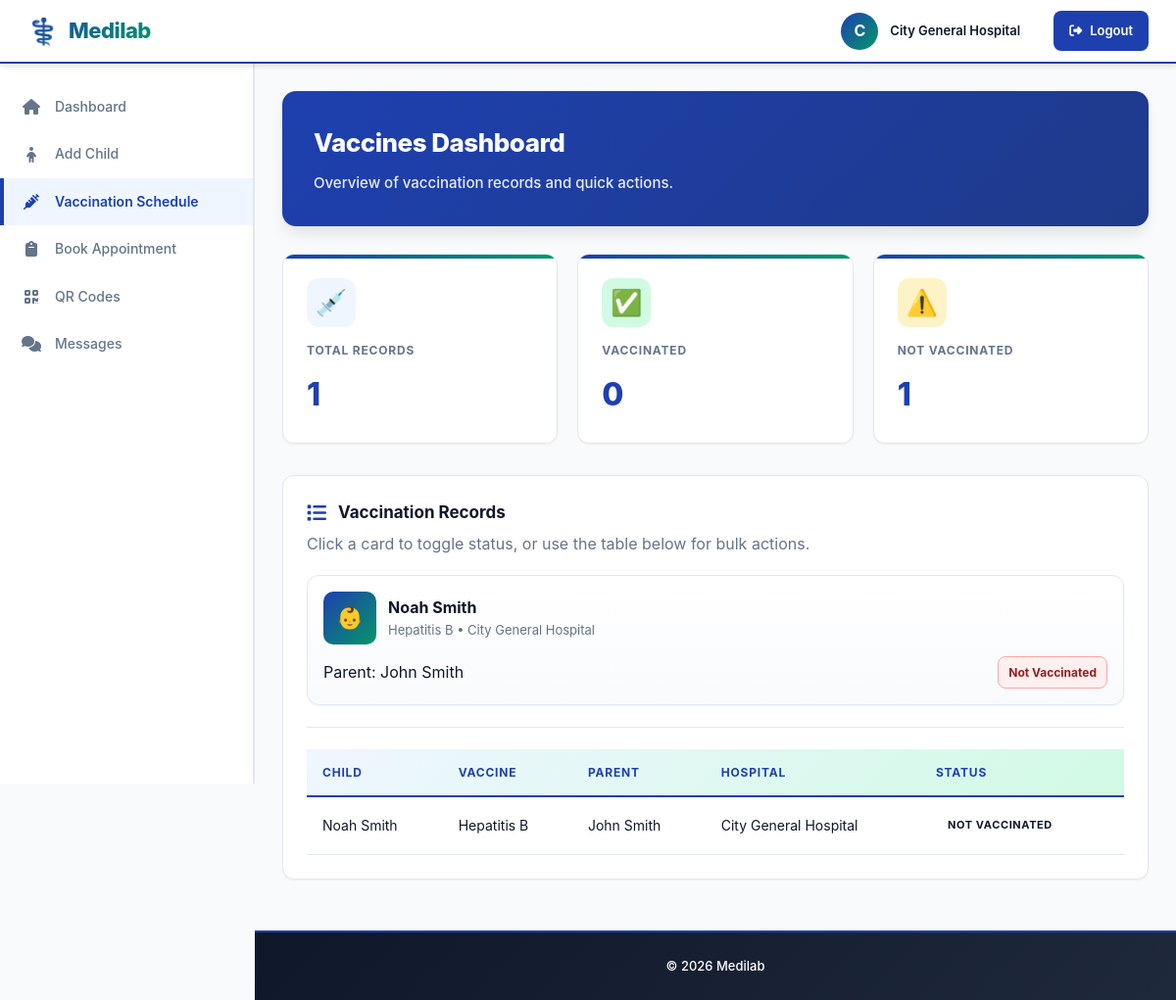
Screenshot of /forms/vaccines.php (signed in) with the database file from the repository.
### tables this page shows
CREATE TABLE IF NOT EXISTS bookings (
    id INT AUTO_INCREMENT PRIMARY KEY,
    parent_id INT NOT NULL,
    hospital_id INT NOT NULL,
    child_id INT NOT NULL,
    vaccine_type VARCHAR(50) NOT NULL,
    booking_date DATE NOT NULL,
    booking_time TIME NOT NULL,
    status ENUM('pending', 'approved', 'completed', 'cancelled') DEFAULT 'pending',
    notes TEXT,
    created_at TIMESTAMP DEFAULT CURRENT_TIMESTAMP,
    updated_at TIMESTAMP DEFAULT CURRENT_TIMESTAMP ON UPDATE CURRENT_TIMESTAMP,
    FOREIGN KEY (parent_id) REFERENCES parents(id) ON DELETE CASCADE,
    FOREIGN KEY (hospital_id) REFERENCES hospitals(id) ON DELETE CASCADE,
    FOREIGN KEY (child_id) REFERENCES children(id) ON DELETE CASCADE
);

CREATE TABLE IF NOT EXISTS children (
    id INT AUTO_INCREMENT PRIMARY KEY,
    parent_id INT NOT NULL,
    name VARCHAR(100) NOT NULL,
    date_of_birth DATE NOT NULL,
    gender ENUM('male', 'female', 'other') NOT NULL,
    created_at TIMESTAMP DEFAULT CURRENT_TIMESTAMP,
    updated_at TIMESTAMP DEFAULT CURRENT_TIMESTAMP ON UPDATE CURRENT_TIMESTAMP,
    FOREIGN KEY (parent_id) REFERENCES parents(id) ON DELETE CASCADE
);

CREATE TABLE IF NOT EXISTS vaccines (
    id INT AUTO_INCREMENT PRIMARY KEY,
    hospital_id INT NOT NULL,
    name VARCHAR(100) NOT NULL,
    type VARCHAR(50) NOT NULL,
    manufacturer VARCHAR(100),
    batch_number VARCHAR(50) UNIQUE NOT NULL,
    quantity INT NOT NULL DEFAULT 0,
    price DECIMAL(10,2) DEFAULT 0,
    expiry_date DATE NOT NULL,
    created_at TIMESTAMP DEFAULT CURRENT_TIMESTAMP,
    updated_at TIMESTAMP DEFAULT CURRENT_TIMESTAMP ON UPDATE CURRENT_TIMESTAMP,
    FOREIGN KEY (hospital_id) REFERENCES hospitals(id) ON DELETE CASCADE
);

CREATE TABLE IF NOT EXISTS hospitals (
    id INT AUTO_INCREMENT PRIMARY KEY,
    name VARCHAR(100) NOT NULL,
    email VARCHAR(100) UNIQUE NOT NULL,
    password VARCHAR(255) NOT NULL,
    phone VARCHAR(20),
    address TEXT,
    created_at TIMESTAMP DEFAULT CURRENT_TIMESTAMP,
    updated_at TIMESTAMP DEFAULT CURRENT_TIMESTAMP ON UPDATE CURRENT_TIMESTAMP
);

CREATE TABLE IF NOT EXISTS parents (
    id INT AUTO_INCREMENT PRIMARY KEY,
    name VARCHAR(100) NOT NULL,
    email VARCHAR(100) UNIQUE NOT NULL,
    password VARCHAR(255) NOT NULL,
    phone VARCHAR(20),
    created_at TIMESTAMP DEFAULT CURRENT_TIMESTAMP,
    updated_at TIMESTAMP DEFAULT CURRENT_TIMESTAMP ON UPDATE CURRENT_TIMESTAMP
);

### forms/vaccines.php (the view, shortened to what this page needs)
<?php
include_once __DIR__ . '/connection.php';
$user_id = $_SESSION['user_id'];
$user_role = $_SESSION['user_role'] ?? 'admin';
if ($user_role === 'admin') {
    $sql = "SELECT b.id as booking_id, c.name as child_name, v.name as vaccine_name,
            IF(vr.id IS NULL,'Not Vaccinated','Vaccinated') as status,
            p.name as parent_name, h.name as hospital_name
            FROM bookings b
            JOIN children c ON b.child_id=c.id
            JOIN parents p ON b.parent_id=p.id
            JOIN hospitals h ON b.hospital_id=h.id
            JOIN vaccines v ON v.name=b.vaccine_type AND v.hospital_id=b.hospital_id
            LEFT JOIN vaccination_records vr ON vr.booking_id=b.id";
} elseif ($user_role === 'hospital') {
    $sql = "SELECT b.id as booking_id, c.name as child_name, v.name as vaccine_name,
            IF(vr.id IS NULL,'Not Vaccinated','Vaccinated') as status,
            p.name as parent_name, h.name as hospital_name
            FROM bookings b
            JOIN children c ON b.child_id=c.id
            JOIN parents p ON b.parent_id=p.id
            JOIN hospitals h ON b.hospital_id=h.id
            JOIN vaccines v ON v.name=b.vaccine_type AND v.hospital_id=b.hospital_id
            LEFT JOIN vaccination_records vr ON vr.booking_id=b.id
            WHERE h.id=?";
}
$stmt = $conn->prepare($sql);
if ($user_role === 'hospital') $stmt->bind_param("i", $user_id);
$stmt->execute();
$result = $stmt->get_result();
$vaccine_data = $result->fetch_all(MYSQLI_ASSOC);
$total = count($vaccine_data);
$vaccinated = count(array_filter($vaccine_data, fn($v)=>$v['status']=='Vaccinated'));
$not_vaccinated = $total - $vaccinated;
?>
<!DOCTYPE html>
<html lang="en">
<head>
<?php $css_ver = file_exists(__DIR__ . '/parent.css') ? filemtime(__DIR__ . '/parent.css') : time(); ?>
<link rel="stylesheet" href="parent.css?v=<?php echo $css_ver; ?>">
<link rel="stylesheet" href="https://cdnjs.cloudflare.com/ajax/libs/font-awesome/6.4.2/css/all.min.css">
</head>
<body class="parent-page">
<header class="topbar">
    <div class="brand">Medilab</div>
    <div class="header-actions">
        <div class="header-profile">
            <div class="profile-avatar"><?php echo strtoupper(substr($_SESSION['user_name'] ?? ($_SESSION['name'] ?? 'U'),0,1)); ?></div>
            <div class="profile-name"><?php echo htmlspecialchars($_SESSION['user_name'] ?? ($_SESSION['name'] ?? 'User')); ?></div>
        </div>
        <a href="logout.php" class="logout-btn"><i class="fas fa-sign-out-alt"></i> Logout</a>
    </div>
</header>
<aside class="sidebar">
    <ul class="sidebar-menu">
        <li class="sidebar-menu-item"><a href="parent.php"><i class="fas fa-home"></i> Dashboard</a></li>
        <li class="sidebar-menu-item"><a href="add_child.php"><i class="fas fa-child"></i> Add Child</a></li>
        <li class="sidebar-menu-item"><a href="vaccines.php" class="active"><i class="fas fa-syringe"></i> Vaccination Schedule</a></li>
        <li class="sidebar-menu-item"><a href="appointment.php"><i class="fas fa-clipboard"></i> Book Appointment</a></li>
        <li class="sidebar-menu-item"><a href="generate_qr.php"><i class="fas fa-qrcode"></i> QR Codes</a></li>
        <li class="sidebar-menu-item"><a href="messages.php"><i class="fas fa-comments"></i> Messages</a></li>
    </ul>
</aside>
<main class="wrap">
    <section class="welcome-section">
        <h1>Vaccines Dashboard</h1>
        <p style="margin:0; opacity:0.9;">Overview of vaccination records and quick actions.</p>
    </section>
    <div class="stats-grid">
        <div class="stat-card">
            <div class="stat-icon blue">💉</div>
            <div class="stat-label">Total Records</div>
            <div class="stat-value"><?php echo $total; ?></div>
        </div>
        <div class="stat-card">
            <div class="stat-icon green">✅</div>
            <div class="stat-label">Vaccinated</div>
            <div class="stat-value"><?php echo $vaccinated; ?></div>
        </div>
        <div class="stat-card">
            <div class="stat-icon amber">⚠️</div>
            <div class="stat-label">Not Vaccinated</div>
            <div class="stat-value"><?php echo $not_vaccinated; ?></div>
        </div>
    </div>
    <div class="card">
        <h2 class="card-title"><i class="fas fa-list card-title-icon"></i> Vaccination Records</h2>
        <p style="color:var(--text-muted); margin-top:6px;">Click a card to toggle status, or use the table below for bulk actions.</p>
        <div class="vaccine-grid" style="margin-top:18px;">
            <?php foreach($vaccine_data as $v):
                $statusClass = $v['status']=='Vaccinated' ? 'vaccinated' : 'not-vaccinated';
            ?>
            <div class="vaccine-card" data-id="<?php echo $v['booking_id']; ?>" onclick="toggleStatusCard(this)">
                <div class="vaccine-top">
                    <div class="vaccine-icon">👶</div>
                    <div>
                        <div style="font-weight:700; color:var(--text-dark);"><?php echo htmlspecialchars($v['child_name']); ?></div>
                        <div style="font-size:13px; color:var(--text-muted);"><?php echo htmlspecialchars($v['vaccine_name']); ?> • <?php echo htmlspecialchars($v['hospital_name']); ?></div>
                    </div>
                </div>
                <div class="vaccine-bottom">
                    <div class="vaccine-parent">Parent: <?php echo htmlspecialchars($v['parent_name']); ?></div>
                    <div class="vaccine-status <?php echo $statusClass; ?>"><?php echo $v['status']; ?></div>
                </div>
            </div>
            <?php endforeach; ?>
        </div>
        <hr style="margin:22px 0; border:none; border-top:1px solid var(--border-light);">
        <table class="bookings-table">
            <thead>
                <tr>
                    <th>Child</th>
                    <th>Vaccine</th>
                    <th>Parent</th>
                    <th>Hospital</th>
                    <th>Status</th>
                </tr>
            </thead>
            <tbody>
                <?php foreach($vaccine_data as $v): ?>
                <tr>
                    <td><?php echo htmlspecialchars($v['child_name']); ?></td>
                    <td><?php echo htmlspecialchars($v['vaccine_name']); ?></td>
                    <td><?php echo htmlspecialchars($v['parent_name']); ?></td>
                    <td><?php echo htmlspecialchars($v['hospital_name']); ?></td>
                    <td><span class="badge <?php echo strtolower(str_replace(' ','-',$v['status'])); ?>"><?php echo $v['status']; ?></span></td>
                </tr>
                <?php endforeach; ?>
            </tbody>
        </table>
    </div>
</main>
<footer class="footer">
    <p>&copy; <?php echo date('Y'); ?> Medilab</p>
    </footer>
</body>
</html>

### rows the page displays
bookings: child.name "Noah Smith", vaccines.name "Hepatitis B", hospital.name "City General Hospital", parent.name "John Smith", status "Not Vaccinated", status "NOT VACCINATED"

### other values shown
substr($_SESSION['user_name'] ?? ($_SESSION['name'] ?? 'U'),0,1) "C"
$_SESSION['user_name'] "City General Hospital"
$total "1"
$vaccinated "0"
$not_vaccinated "1"
